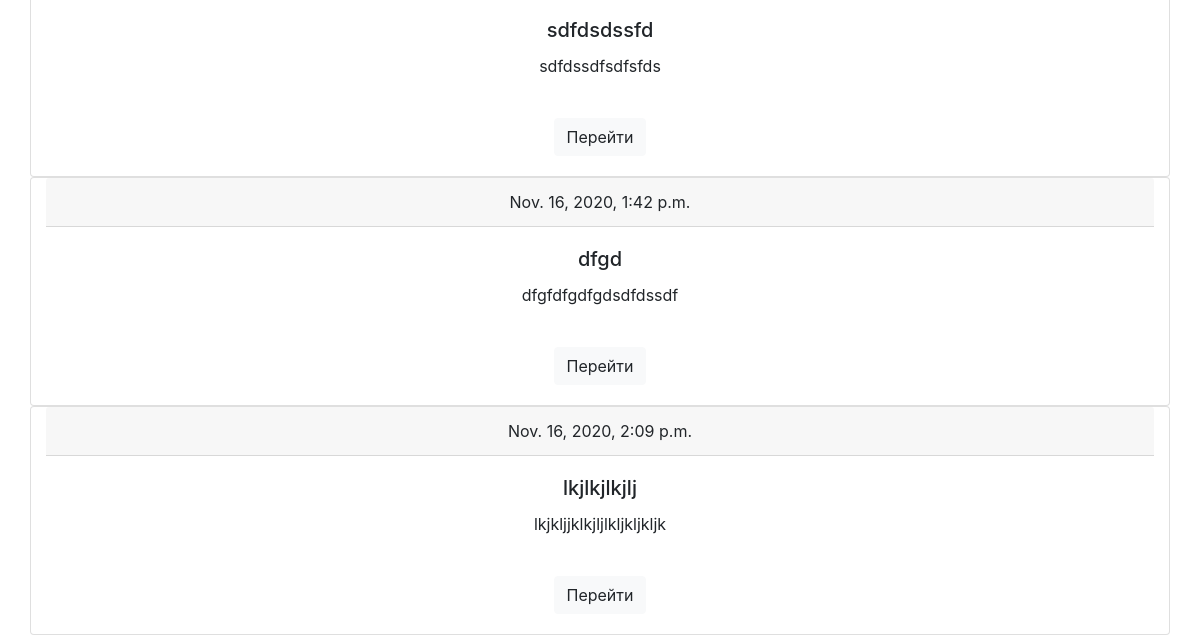
The app's page / (lower part), older data.
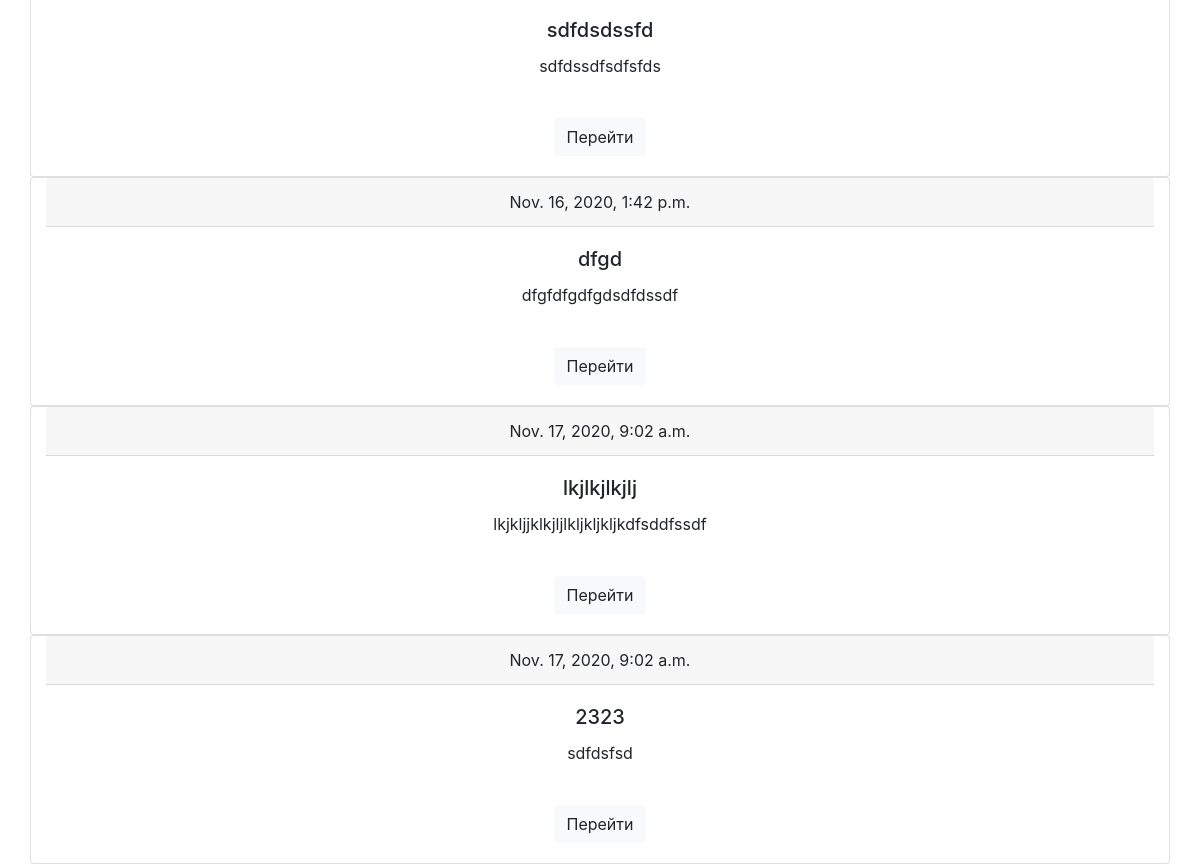
The same page, newer data.
### main/models.py (models this page shows, shortened)
class Article(models.Model):
    user_id = models.ForeignKey(User, on_delete=models.CASCADE, blank=True, null=True)
    create_date = models.DateTimeField(auto_now=True)
    title = models.CharField('title', max_length=100, null=False)
    body = models.TextField('body', null=False)

### main/views.py (the view)
# urls.py: path('', views.HomeListView.as_view(), name='index'),
class HomeListView(ListView):
    model = Article
    template_name = 'main/index.html'
    context_object_name = 'articles'

### main/templates/main/index.html
{% extends 'main/base.html' %}
{% block content %}
{% for i in articles%}
<div class="card container">
  <div class="card-header">
      {{i.create_date}}
  </div>
  <div class="card-body">
    <h5 class="card-title">{{i.title}}</h5>
    <p class="card-text">{{i.body|truncatechars:"100"}}</p><br>
    <a href="/article/{{i.id}}" class="btn btn-light">Перейти</a>
  </div>
</div>
{% endfor %}
{% endblock %}

Row changes from the older to the newer data that the page shows:
changed Article "lkjlkjlkjlj": create_date "Nov. 16, 2020, 2:09 p.m." → "Nov. 17, 2020, 9:02 a.m."; body "lkjkljjklkjljlkljkljkljk" → "lkjkljjklkjljlkljkljkljkdfsddfssdf"
added Article: create_date "Nov. 17, 2020, 9:02 a.m.", title "2323", body "sdfdsfsd"
